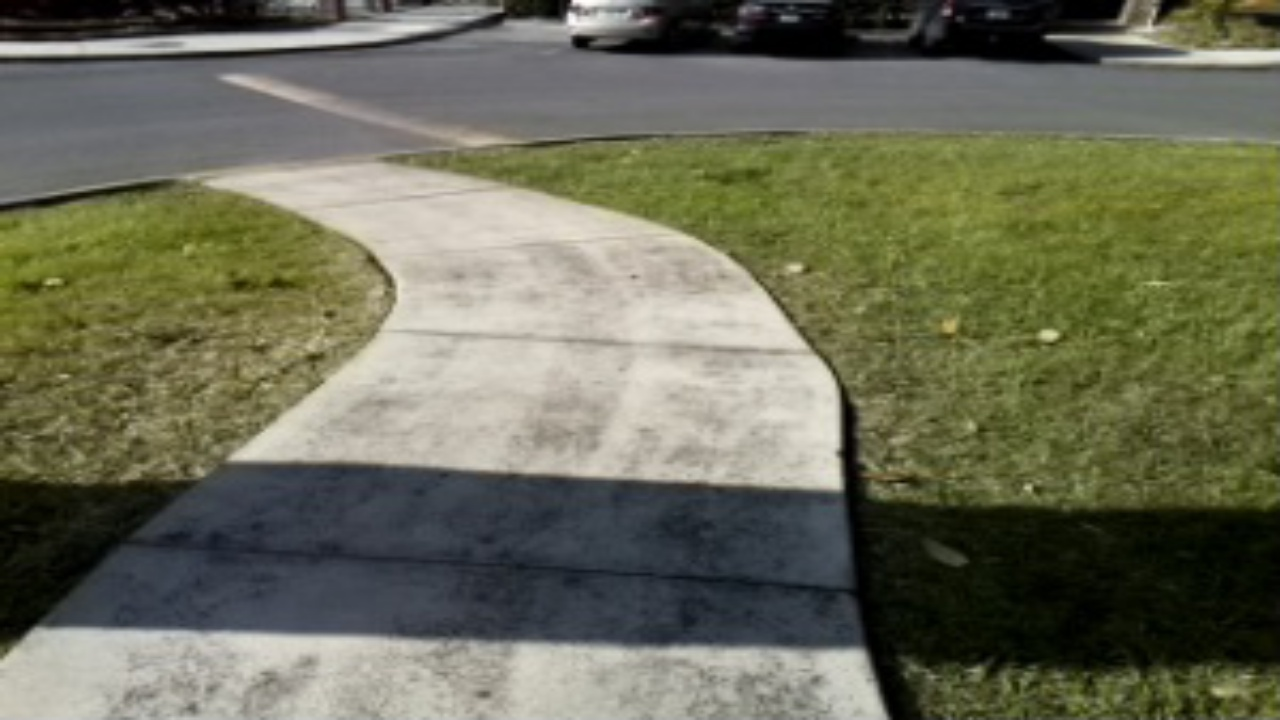
#> input picture video_frames/frame185.jpg, 1280 x 720 px, found by its file name
$ python remove_shadows.py
#> lines starting #> are read from the running program, lines starting #| are printed output that depends on the picture
import cv2
import numpy as np
import math
import statistics
import matplotlib.pyplot as plt

img = cv2.imread('frame185.jpg') #path to the image
#> img is the input picture: shape (720, 1280, 3); mean B, G, R 88, 108.6, 107.4

cvtcolor_img = cv2.cvtColor(img, cv2.COLOR_BGR2GRAY)
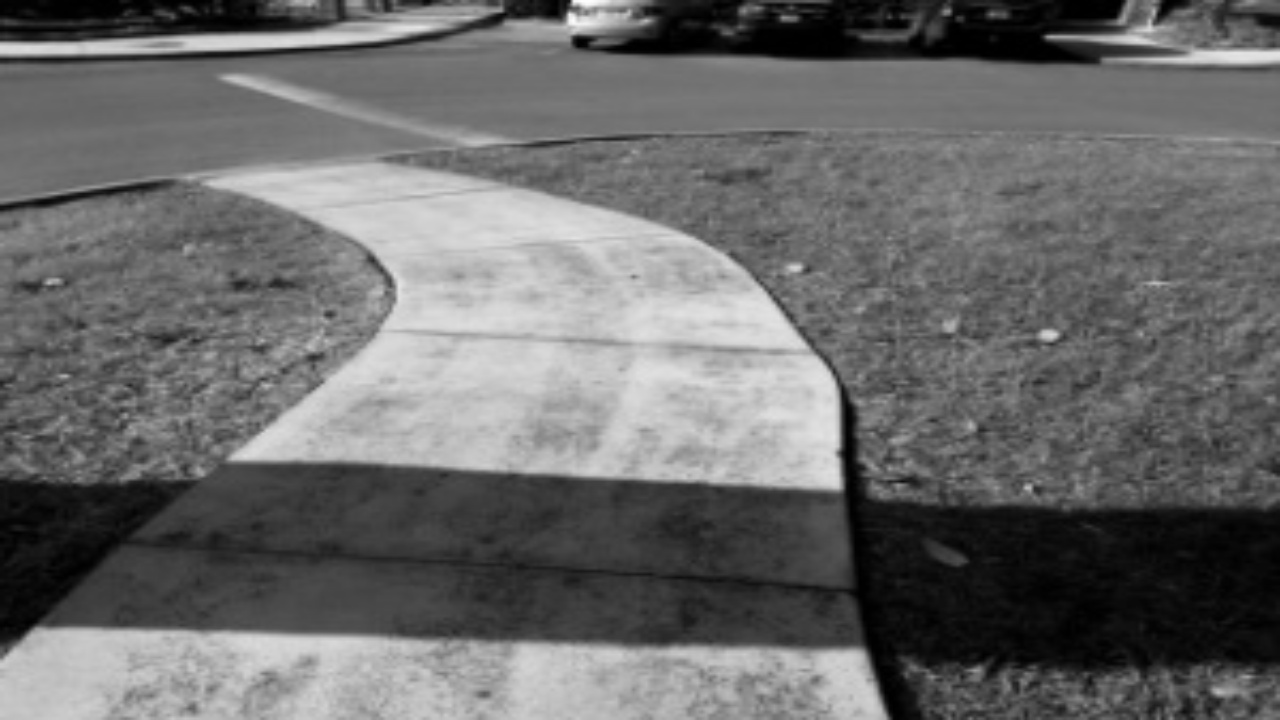
#> cvtcolor_img: shape (720, 1280); min 0, max 254, mean 105.9

plt.imshow(cvtcolor_img)
plt.show()

cvtcolor_img = cv2.cvtColor(cvtcolor_img,cv2.COLOR_GRAY2BGR)
#> cvtcolor_img: shape (720, 1280, 3)


plt.imshow(cvtcolor_img)
plt.show()

$ run again, with video_frames/frame101.jpg copied over video_frames/frame185.jpg
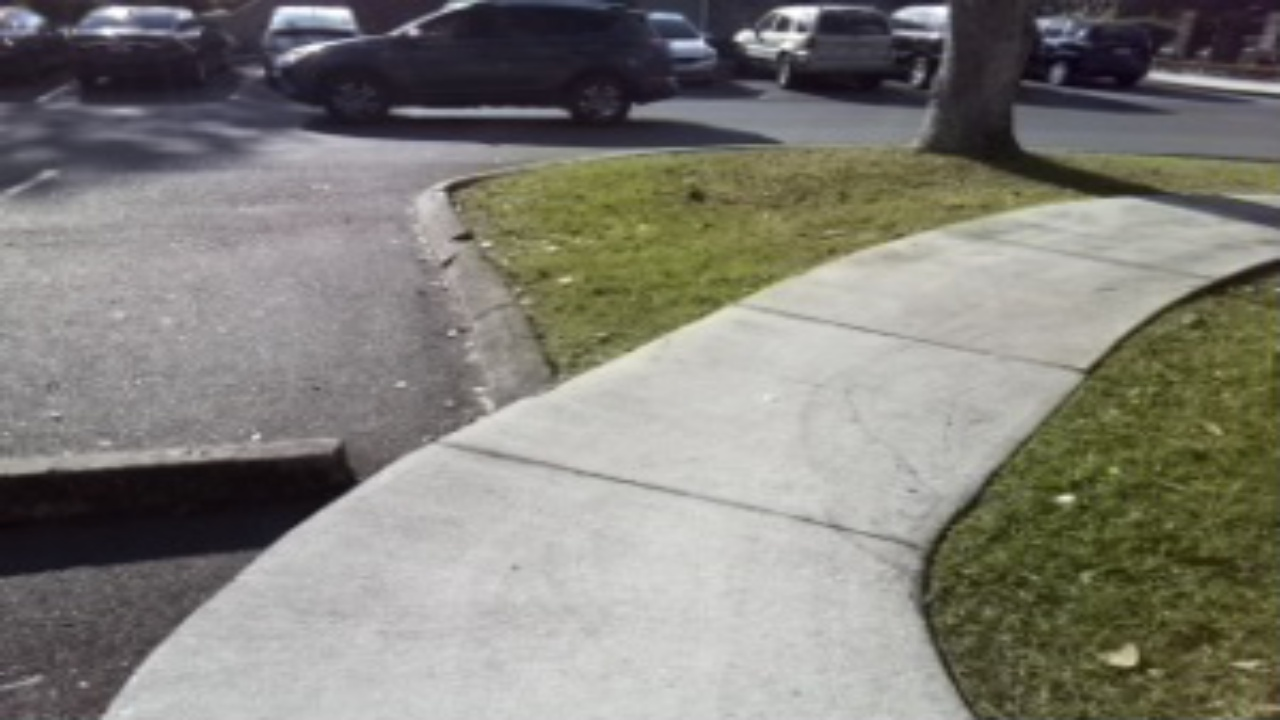
#> input picture video_frames/frame101.jpg, 1280 x 720 px, found by its file name
#> img is the input picture: shape (720, 1280, 3); mean B, G, R 120.1, 127.5, 129.1
#> `cvtcolor_img = cv2.cvtColor(img, cv2.COLOR_BGR2GRAY)`:
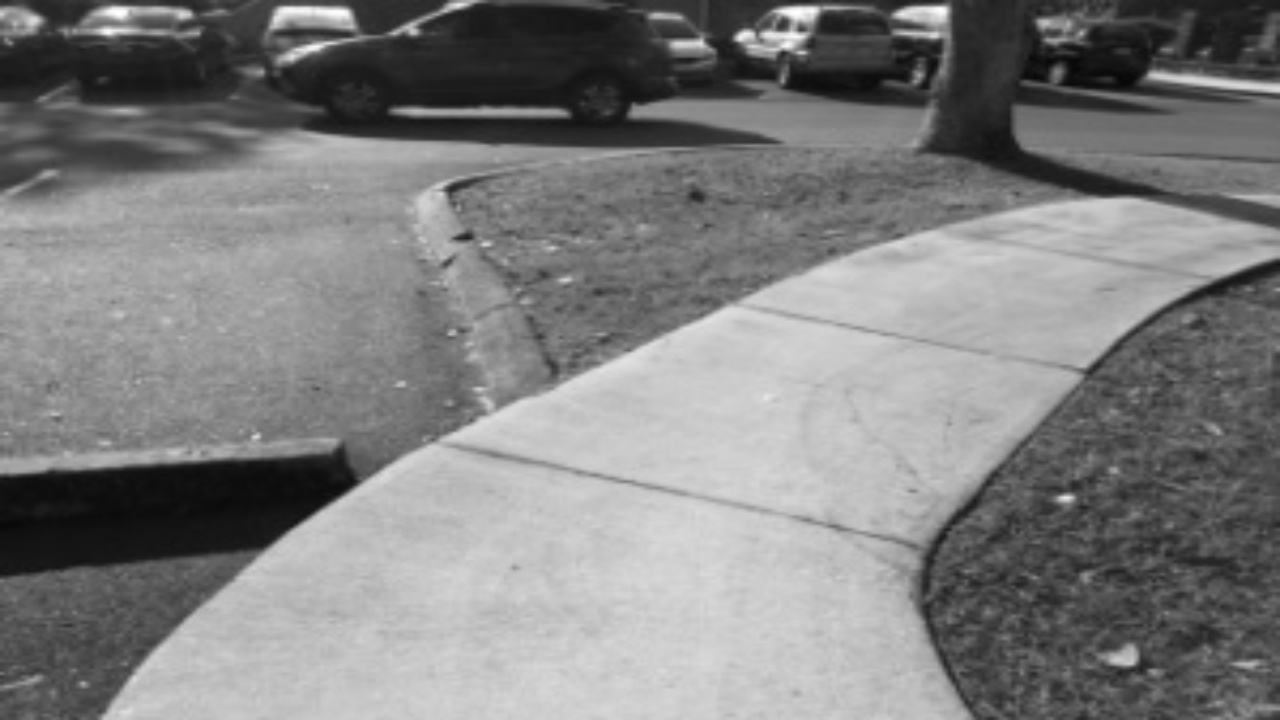
#> cvtcolor_img: shape (720, 1280); min 6, max 255, mean 127.1
